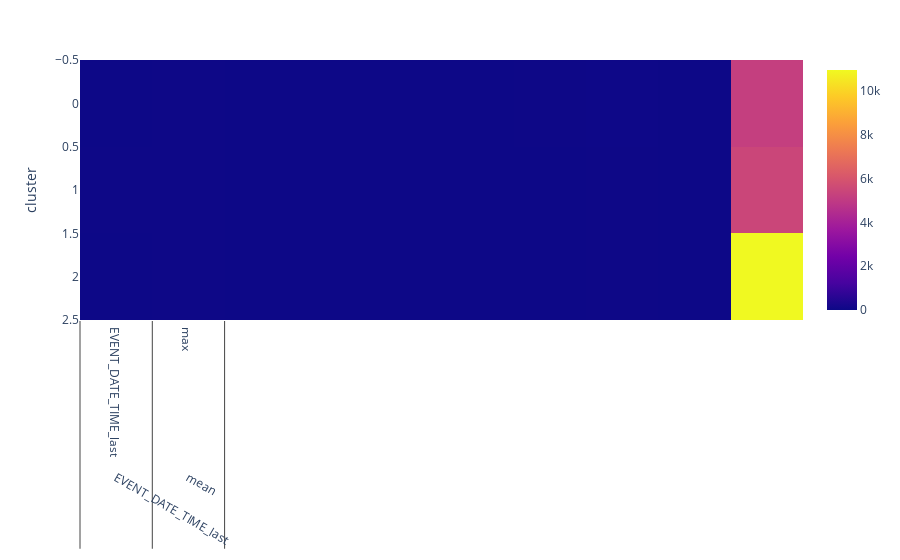

Write notebook code for a chart like this one.
### Code cell
fig = px.imshow(analysis)
fig.show()

### Figure 1 — Plotly figure (JSON) as saved in the notebook; plotly's stock layout.template omitted (floating-point values rounded to 4 significant figures)
{"data": [{"coloraxis": "coloraxis", "hovertemplate": "x: %{x}<br>cluster: %{y}<br>color: %{z}<extra></extra>", "name": "0", "type": "heatmap", "x": [["EVENT_DATE_TIME_last", "mean"], ["EVENT_DATE_TIME_last", "max"], ["EVENT_DATE_TIME_last", "min"], ["txn_frequency", "mean"], ["txn_frequency", "max"], ["txn_frequency", "min"], ["spend_adj", "mean"], ["spend_adj", "max"], ["spend_adj", "min"], ["spend_adj", "count"]], "xaxis": "x", "y": [0, 1, 2], "yaxis": "y", "z": [[7.961, 25, 1, 1.575, 2.167, 0.3846, 15.25, 28.65, 0.3, 5177], [14.95, 25, 8, 0.91, 2, 0.1333, 6.285, 23, 0.05, 5446], [4.268, 12, 1, 0.6691, 1.706, 0.07692, 4.491, 20.17, 0.05769, 10961]]}], "layout": {"coloraxis": {"colorscale": [[0, "#0d0887"], [0.1111, "#46039f"], [0.2222, "#7201a8"], [0.3333, "#9c179e"], [0.4444, "#bd3786"], [0.5556, "#d8576b"], [0.6667, "#ed7953"], [0.7778, "#fb9f3a"], [0.8889, "#fdca26"], [1, "#f0f921"]]}, "margin": {"t": 60}, "xaxis": {"anchor": "y", "constrain": "domain", "domain": [0, 1], "scaleanchor": "y"}, "yaxis": {"anchor": "x", "autorange": "reversed", "constrain": "domain", "domain": [0, 1], "title": {"text": "cluster"}}}}
